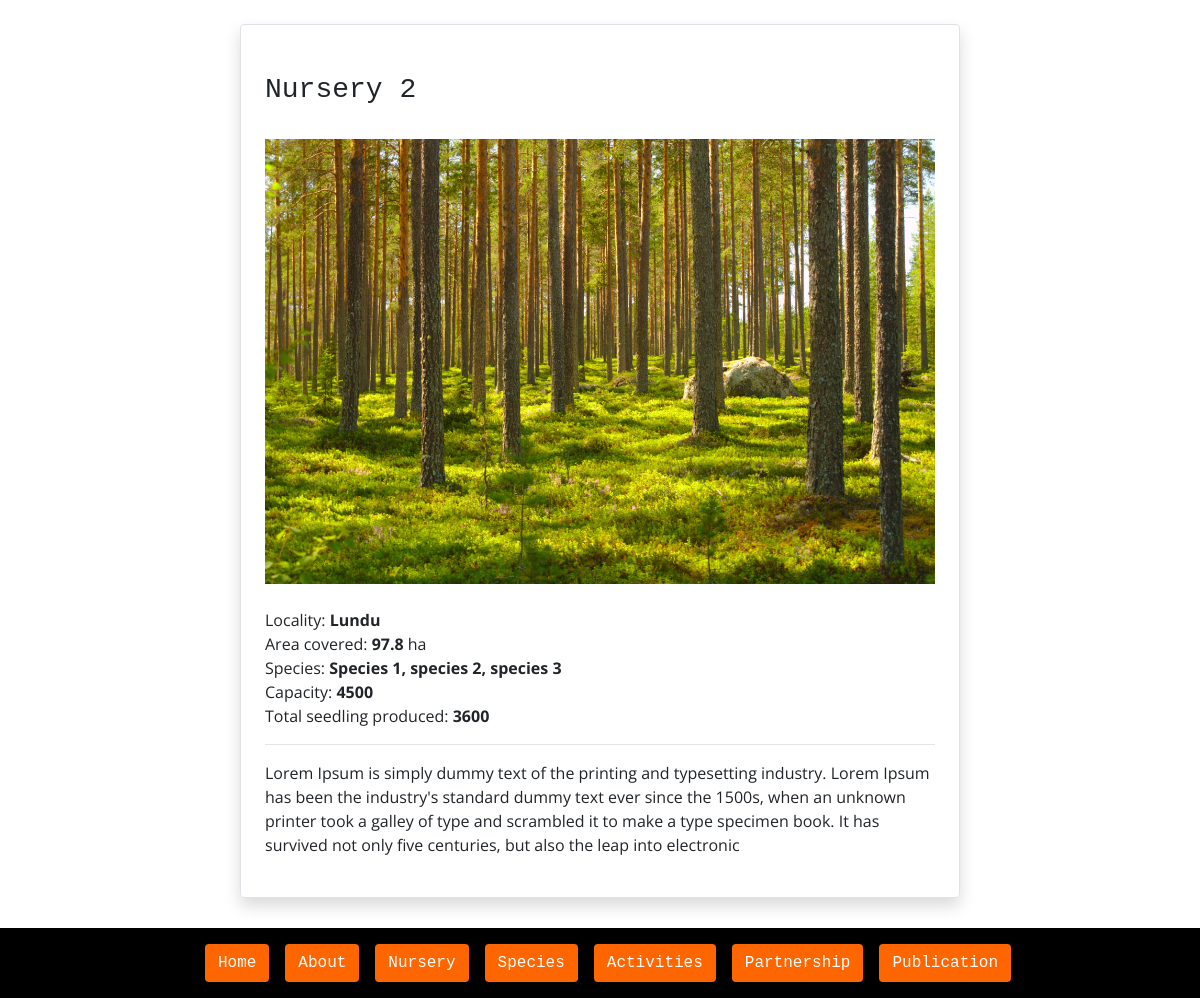
Before: /nursery/nursery_detail/3 with the older database file.
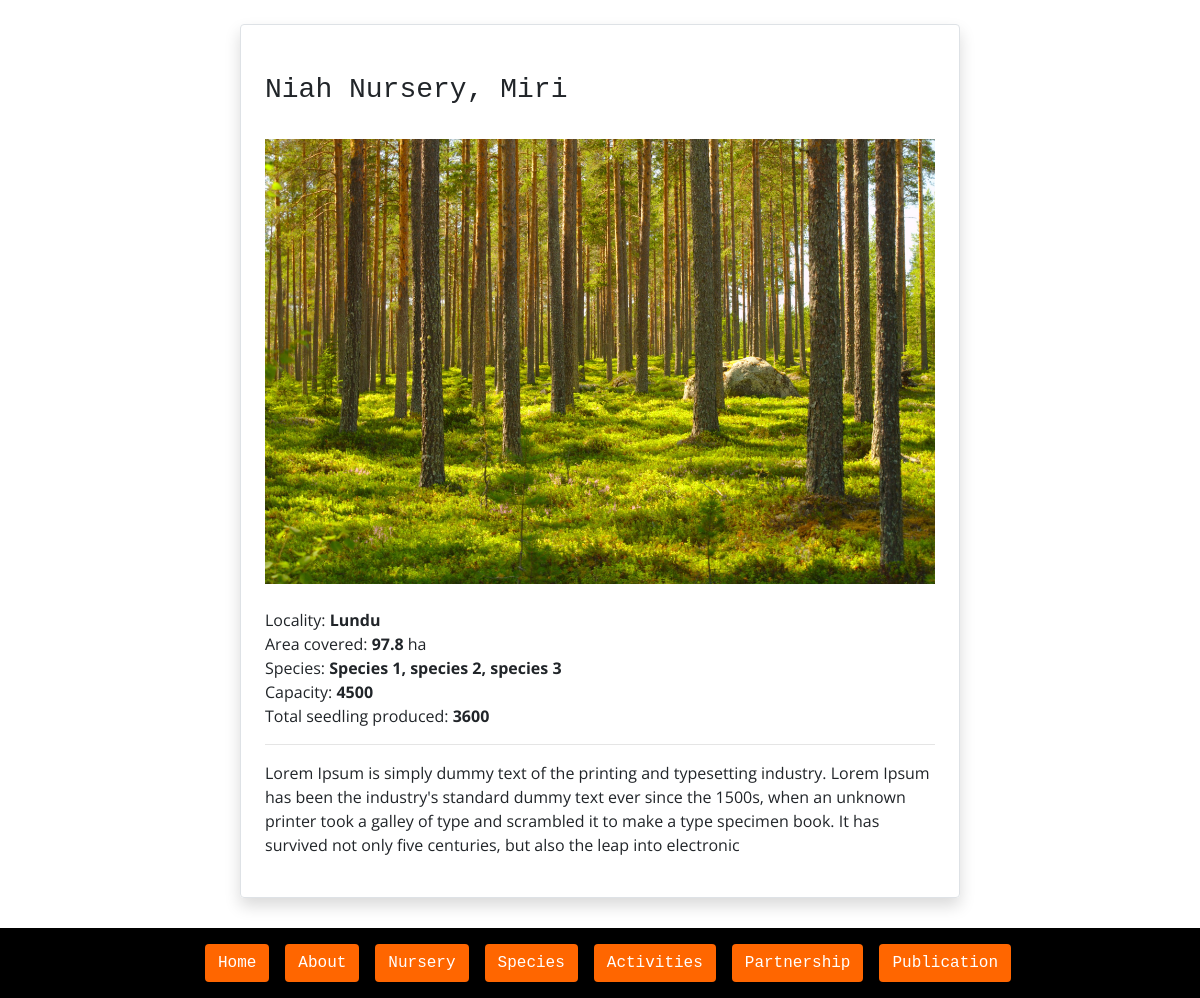
After: the same page with the newer database file.
### nursery/models.py (models this page shows, shortened)
class Nursery(models.Model):
	date_input = models.DateTimeField(auto_now_add=True)
	name = models.CharField(max_length=100)
	locality = models.CharField(max_length=100)
	area_covered = models.FloatField()
	capacity = models.IntegerField()
	species = models.TextField()
	total_seedling = models.IntegerField()
	description = models.TextField()
	nursery_img = models.ImageField('Nursery Image', null=True, blank=True, upload_to='nursery_img')
	class Meta:
		ordering = ['-date_input']

### nursery/views.py (the view)
# urls.py: path('nursery_detail/<int:pk>', NurseryDetailView.as_view(), name='nursery_detail'),
class NurseryDetailView(DetailView):
	model = Nursery
	template_name = 'nursery/nursery_detail.html'

### nursery/templates/nursery/nursery_detail.html
{% extends 'base_en.html' %}
{% block content %}
<div class="custom-div fade-in mt-4 border rounded shadow p-4">
	<br>
	<h3>{{ nursery.name }}</h3>
	<br>
	<img class="w-100" src="{{ nursery.nursery_img.url }}">
	<ul class="list-unstyled">
		<br>
		<li>Locality: <strong>{{ nursery.locality }}</strong></li>
		<li>Area covered: <strong>{{ nursery.area_covered }}</strong> ha</li>
		<li>Species: <strong>{{ nursery.species }}</strong></li>
		<li>Capacity: <strong>{{ nursery.capacity }}</strong></li>
		<li>Total seedling produced: <strong>{{ nursery.total_seedling }}</strong></li>
		<hr>
		<li>{{ nursery.description }}</li>
	</ul>
</div>
{% endblock %}

Changed rows visible on the page:
changed Nursery "Lundu": name "Nursery 2" → "Niah Nursery, Miri"
